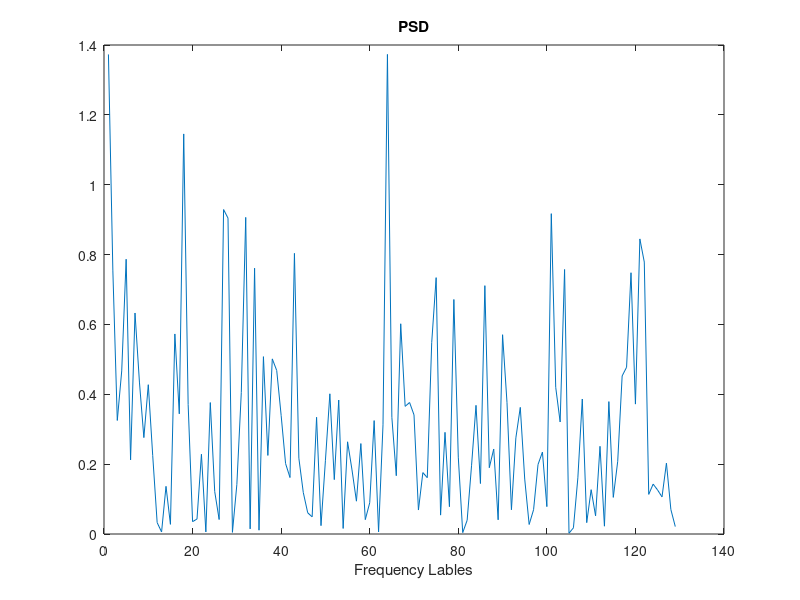
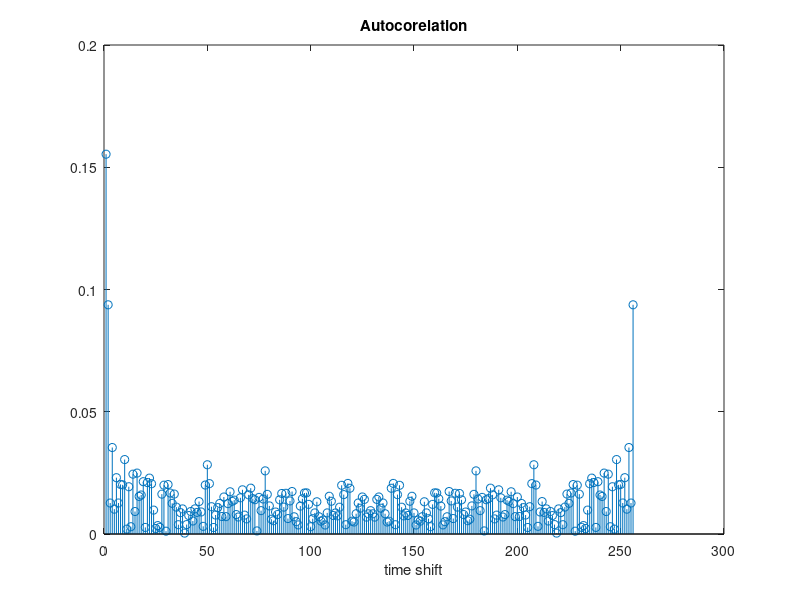

MATLAB code for these plots, in order:
clc;
close all;
clear all;

pkg load statistics;

y = normrnd(0, 1, 1, 200);
Gy = periodogram(y);

Ry = abs(ifft(Gy, 256));

t = -127:0:128;

figure(1)
plot(Gy);
xlabel('Frequency Lables');
title('PSD');

figure(2)
stem(t, Ry);
xlabel('time shift');
title('Autocorelation');

